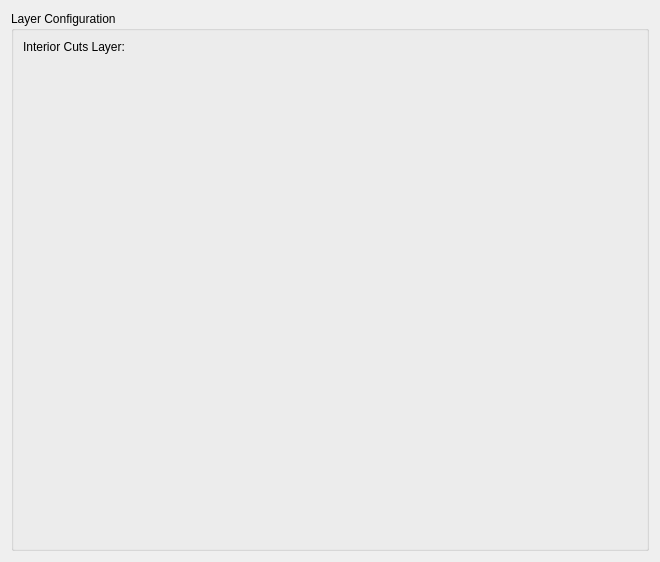
<?xml version="1.0" encoding="UTF-8"?>
<ui version="4.0">
 <class>Krokus</class>
 <widget class="QDialog" name="Krokus">
  <property name="geometry">
   <rect>
    <x>0</x>
    <y>0</y>
    <width>660</width>
    <height>562</height>
   </rect>
  </property>
  <property name="windowTitle">
   <string>Shaper Origin Exporter</string>
  </property>
  <property name="modal">
   <bool>true</bool>
  </property>
  <layout class="QVBoxLayout" name="verticalLayout_3">
   <item>
    <widget class="QGroupBox" name="layerBox">
     <property name="enabled">
      <bool>true</bool>
     </property>
     <property name="title">
      <string>Layer Configuration</string>
     </property>
     <layout class="QFormLayout" name="formLayout2">
      <item row="0" column="0">
       <widget class="QLabel" name="InteriorCutsLayerLabel">
        <property name="text">
         <string>Interior Cuts Layer:</string>
        </property>
       </widget>
      </item>
     </layout>
    </widget>
   </item>
  </layout>
 </widget>
 <customwidgets>
  <customwidget>
   <class>RMathComboBox</class>
   <extends>QWidget</extends>
   <header>rmathcombobox.h</header>
  </customwidget>
 </customwidgets>
 <tabstops>

 </tabstops>
 <resources/>
 <connections>
 </connections>
</ui>
